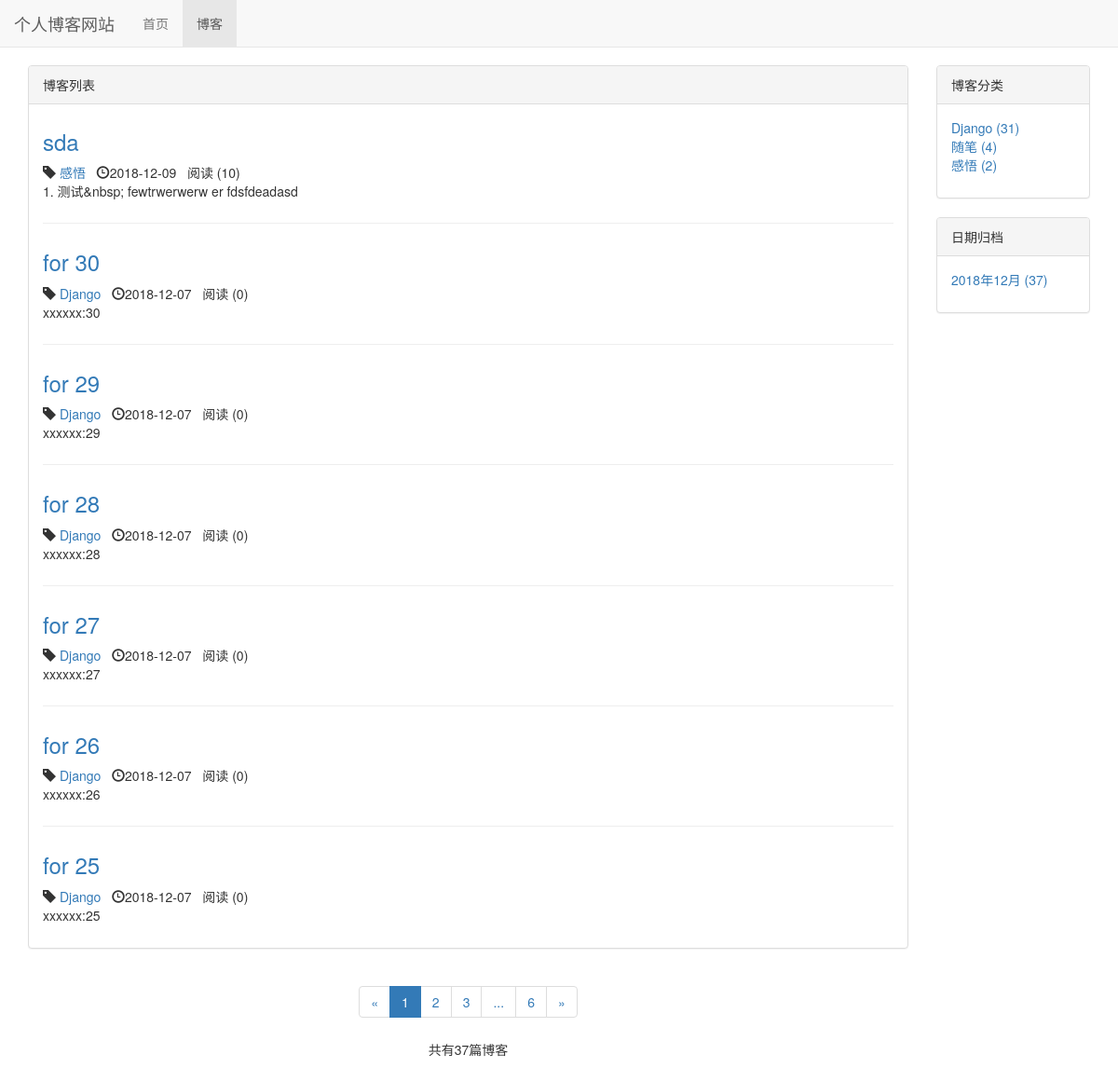
The page /blog/ on the database as committed earlier.
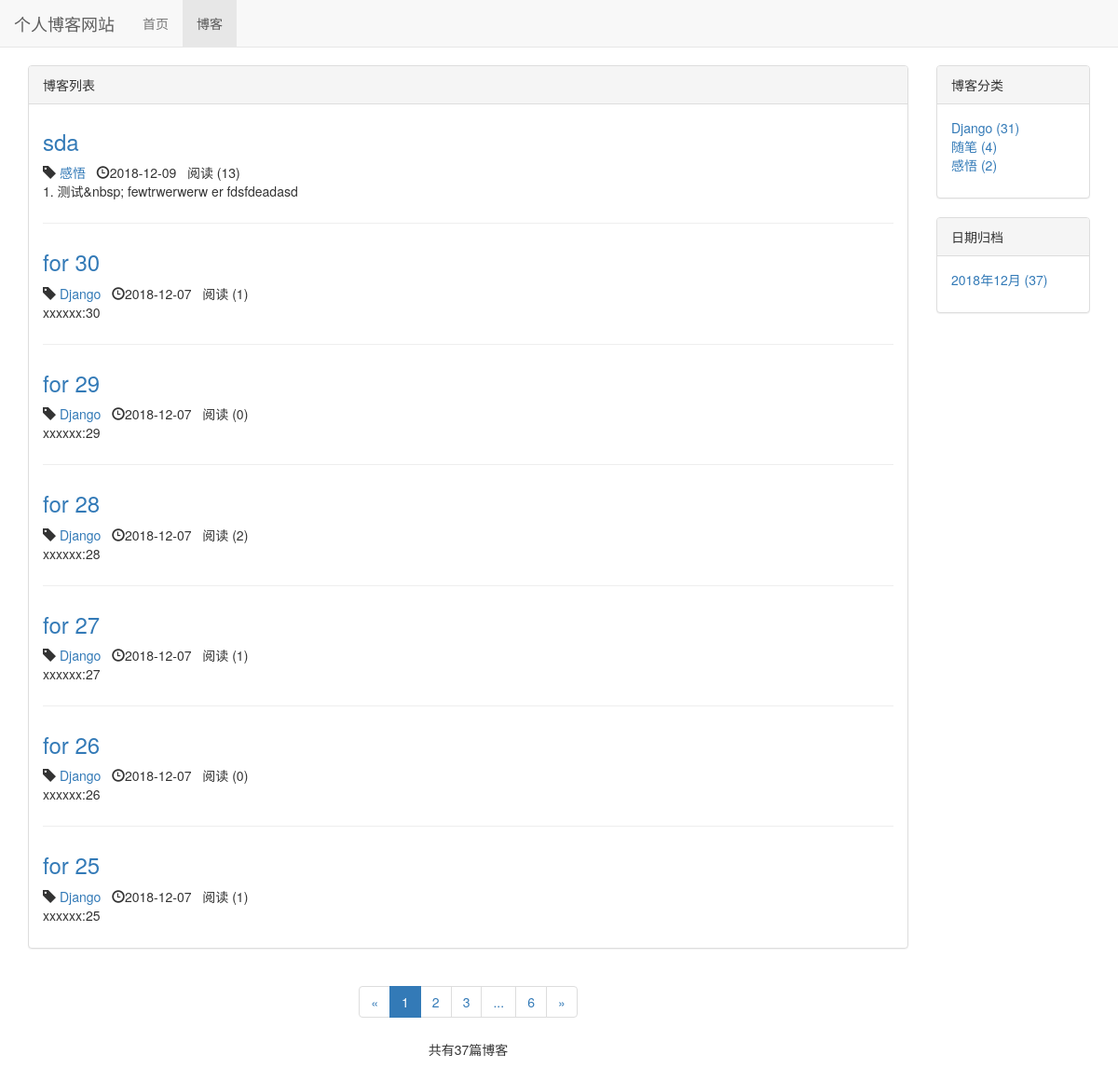
The same page on the database as committed later.
### blog/models.py (models this page shows, shortened)
class Blog(models.Model,ReadNumExpandMethod):
    title = models.CharField(max_length=50)
    blog_type = models.ForeignKey(BlogType,on_delete=models.DO_NOTHING) # 删除博客对博客类型无影响  多对一
    content = RichTextUploadingField()
    author = models.ForeignKey(User,on_delete=models.DO_NOTHING)
    read_details = GenericRelation(ReadDetail) # 反向关联到ReadDetail    关联以后直接 blog.read_details.all()就能查看该博客所有readdetail
    created_time = models.DateTimeField(auto_now_add=True)
    last_updated_time = models.DateTimeField(auto_now=True)
    class Meta:
        ordering = ['-created_time']  # 按时间排序  最新的在最前

class BlogType (models.Model):
    type_name = models.CharField(max_length=15)
    def __str__ (self):  #让文章选择分类时能看到分类名
        return self.type_name
    def blog_count(self):
        return self.blog_set.count()  # blog_set 反向获取被关联外键的model（模型名称小写加_set）

### read_statistics/models.py (models this page shows)
class ReadNum(models.Model):
    read_num = models.IntegerField(default=0) # 阅读次数
    content_type = models.ForeignKey(ContentType, on_delete=models.DO_NOTHING) # models.CASCADE 删除阅读次数会删除博客   DO_NOTHING  删除阅读次数对应博客本身无影响
    object_id = models.PositiveIntegerField()
    content_object = GenericForeignKey('content_type', 'object_id')

### blog/views.py (the view)
# urls.py: path('',views.blog_list,name="blog_list"),
def blog_list(request):
    blogs_all_list=Blog.objects.all()
    context = {}
    context = get_blog_list_common_date(request,blogs_all_list)
    return render_to_response('blog/blog_list.html',context)

### read_statistics/models.py (called while the page is built)
    def get_read_num(self):   # 新增得到阅读数的方法
        try:                 # 会先完成try中的代码 如果完成中发生获取不到的错误 执行后一条
            ct = ContentType.objects.get_for_model(self) # 获取关联到Blog的 ContentType 实例
            readnum = ReadNum.objects.get(content_type = ct ,object_id = self.pk)  # 获得所有关联到Blog ， id值= self.pk 这个blog的 ReadNum
            return readnum.read_num    # 查看这一条记录的阅读次数
        except exceptions.ObjectDoesNotExist:  # except Exception as e  不管什么错误都会获取
            return 0                        # exceptions.ObjectDoesNotExist  记录不存在的错误返回 0

### blog/templates/blog/blog_list.html (shortened to what the changed rows need)
{% extends 'base.html' %}
{% load staticfiles %}
{% block header_extends %}
    <link rel="stylesheet" href= "{% static 'blog/blog.css' %}" >
{% endblock %}
{% block content %}
    <div class="container">
        <div class="row">
            <div class=" col-xs-12 col-sm-8 col-md-9 col-lg-10">
                <div class="panel panel-default">
                    <div class="panel-body">
                        {% for blog in blogs %}
                            <div class="blog">
                                <h3><a href="{% url 'blog_detail' blog.pk %}">{{ blog.title }}</a></h3>
                                    <p class="blog-info">
                                        <span class="glyphicon glyphicon-tag"></span>
                                         <a href="{% url 'blogs_with_type' blog.blog_type.pk %}"> {{ blog.blog_type }}</a>&nbsp;&nbsp;
                                        <span class="glyphicon glyphicon-time"></span>{{ blog.created_time|date:"Y-m-d"}}&nbsp;&nbsp;
                                        阅读 ({{ blog.get_read_num }})
                                    </p>
                                <p>{{ blog.content|striptags|truncatechars:60}}</p>
                            </div>
                        {% empty %}
                            <div class="blog">
                                <p> <h3>暂无博客，敬请期待</h3></p>
                            </div>
                        {% endfor %}
                    </div>
                </div>
            </div>
        </div>
    </div>
{% endblock %}

Rows that differ between the two databases and show on the page:
changed through a linked row, Blog "sda": get_read_num "10" → "13"
computed for Blog "for 30": get_read_num "0" → "1"
computed for Blog "for 28": get_read_num "0" → "2"
computed for Blog "for 27": get_read_num "0" → "1"
computed for Blog "for 25": get_read_num "0" → "1"
